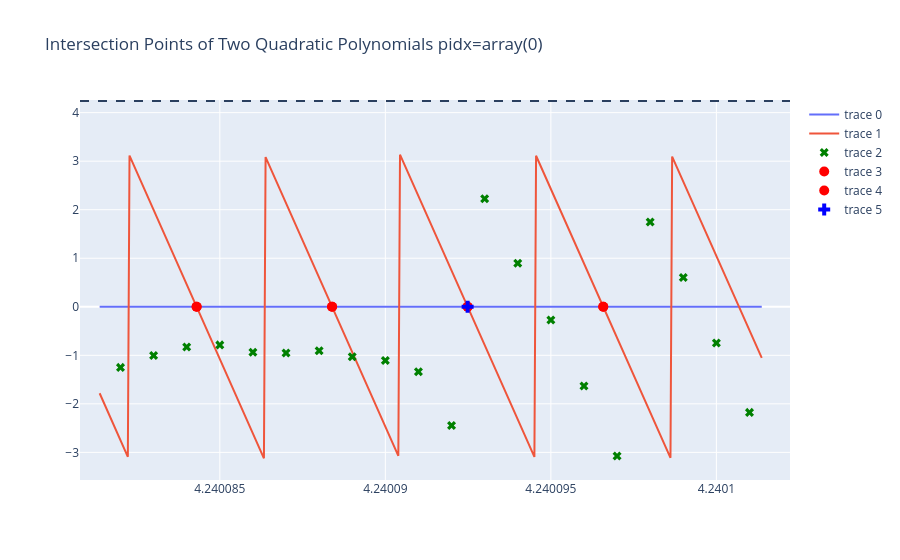

The code cell stored with this chart in its notebook:
### Code cell
sec_xlist = []
sec_tlist = []
if True:
    for pidx in xp.arange(Config.preamble_len):
        tstart2 = xp.polyval(coeft, pidx)
        if pidx > 0:
            selected = find_intersections(coeflist[pidx - 1], coeflist[pidx], tstart2, reader, 1e-5, pidx, remove_range=False) #!!! TODO remove range
        else:
            nsymbr_start = ceil(tstart2 * Config.fs - Config.nsamp / 8)
            nsymbr_end = ceil(tstart2 * Config.fs)
            nsymbr = xp.arange(nsymbr_start, nsymbr_end)
            tsymbr = nsymbr / Config.fs

            sig0 = reader.get(nsymbr_start, nsymbr_end - nsymbr_start)
            coefstart = xp.hstack(([0., 0.], xp.angle(xp.sum(sig0)))).astype(xp.float64)
            # pltfig1(tsymbr, wrap(xp.angle(sig0) - xp.polyval(coefstart, tsymbr)),
            #         title=f"Initial Phase Curve for Preamble Symbol {pidx}",
            #         mode='lines').show()
            selected = find_intersections(xp.zeros_like(coefstart), coeflist[pidx], tstart2, reader, 1e-5, pidx, remove_range=False) #!!! TODO remove range
        if selected != None:
            sec_xlist.append(pidx)
            sec_tlist.append(to_scalar(selected))
    sec_xlist = xp.array(sec_xlist)
    sec_tlist = xp.array(sec_tlist)
    with open(f"intersections0.pkl","wb") as f:
        pickle.dump((sec_xlist, sec_tlist), f)

with open(f"intersections0.pkl","rb") as f:
    sec_xlist, sec_tlist = pickle.load(f)
coeff_time = xp.polyfit(sec_xlist, sec_tlist, 1)
# pltfig(((sec_xlist, sec_tlist), (sec_xlist, xp.polyval(coeff_time, sec_xlist))),
#        title="Intersection Points and Fitted Line",
#        modes=('markers', 'lines'),
#        line_dash='dash').show()
# pltfig1(sec_xlist, sec_tlist - xp.polyval(coeff_time, sec_xlist),
#         title="Residuals of Intersection Points from Fitted Line",
#         mode='markers').show()

### Figure 1 — Plotly figure (JSON) as saved in the notebook; plotly's stock layout.template omitted (floating-point values rounded to 4 significant figures; data arrays with more than 128 entries replaced by an {"elided": "..."} marker saying what was removed)
{"data": [{"mode": "lines", "type": "scatter", "x": {"elided": "400 float values"}, "y": {"elided": "400 float values"}}, {"mode": "lines", "type": "scatter", "x": {"elided": "400 float values"}, "y": {"elided": "400 float values"}}, {"marker": {"color": "green", "size": 8, "symbol": "x"}, "mode": "markers", "type": "scatter", "x": [4.24, 4.24, 4.24, 4.24, 4.24, 4.24, 4.24, 4.24, 4.24, 4.24, 4.24, 4.24, 4.24, 4.24, 4.24, 4.24, 4.24, 4.24, 4.24, 4.24], "y": [-1.249, -1.004, -0.8288, -0.7854, -0.938, -0.9505, -0.9048, -1.03, -1.107, -1.34, -2.447, 2.226, 0.8961, -0.2709, -1.633, -3.075, 1.745, 0.6023, -0.7454, -2.176]}, {"marker": {"color": "red", "size": 10, "symbol": "circle"}, "mode": "markers", "type": "scatter", "x": [4.24, 4.24, 4.24, 4.24], "y": [0.0, 0.0, 0.0, 0.0]}, {"marker": {"color": "red", "size": 10, "symbol": "circle"}, "mode": "markers", "type": "scatter", "x": [4.24, 4.24, 4.24, 4.24], "y": [1.841e-07, 4.861e-07, -1.656e-07, 1.364e-07]}, {"marker": {"color": "blue", "size": 10, "symbol": "cross"}, "mode": "markers", "type": "scatter", "x": [4.24], "y": [0]}], "layout": {"shapes": [{"line": {"dash": "dash"}, "type": "line", "x0": 0, "x1": 1, "xref": "x domain", "y0": 4.24, "y1": 4.24, "yref": "y"}, {"line": {"dash": "dash"}, "type": "line", "x0": 0, "x1": 1, "xref": "x domain", "y0": 4.24, "y1": 4.24, "yref": "y"}, {"line": {"dash": "dash"}, "type": "line", "x0": 0, "x1": 1, "xref": "x domain", "y0": 4.24, "y1": 4.24, "yref": "y"}], "title": {"text": "Intersection Points of Two Quadratic Polynomials pidx=array(0)"}}}
